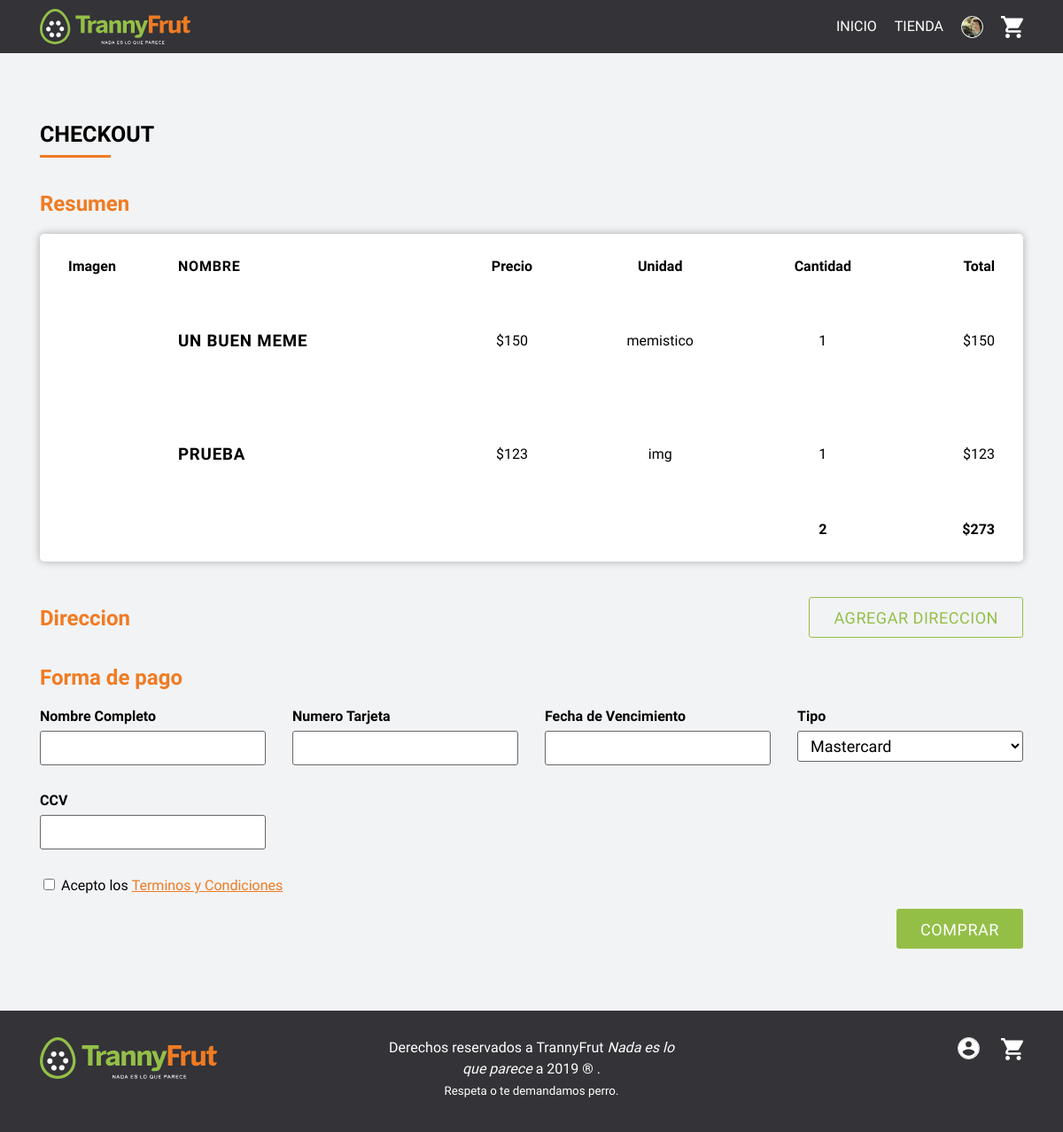
/app/checkout.php (signed in), run on an earlier commit of the app's database.
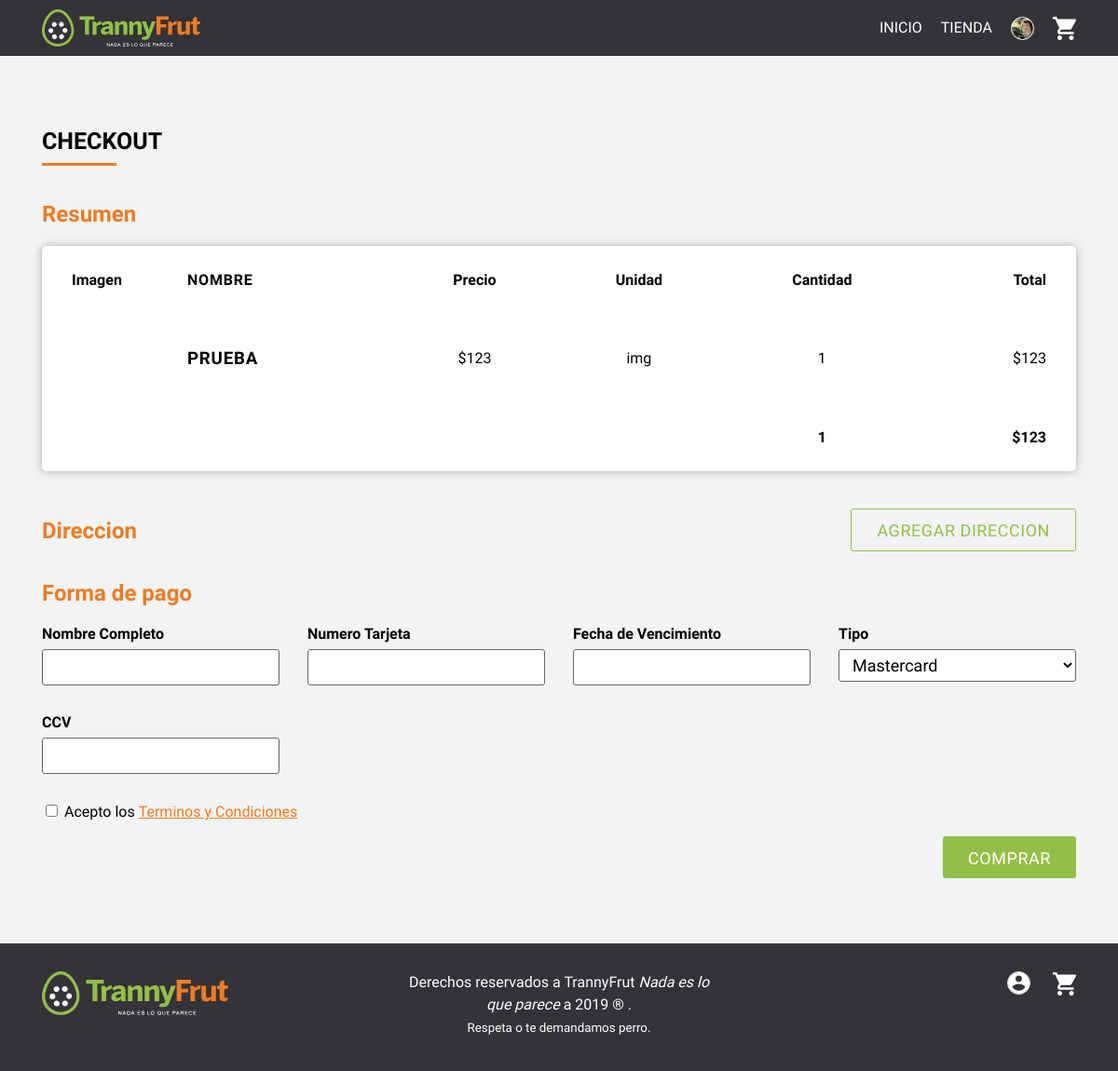
And on a later commit of the database.
### tables this page shows
CREATE TABLE `producto` (
  `id` int(11) NOT NULL,
  `imagen` text,
  `nombre` text,
  `descripcion` text,
  `precio` int(11) DEFAULT NULL,
  `unidad` text,
  `existencia` text,
  `fecha_creacion` timestamp NOT NULL DEFAULT CURRENT_TIMESTAMP,
  `imagenes` json DEFAULT NULL
);

### app/funciones-generales.php (called while the page is built, shortened)
<?php
  function get_single( $tipo, $id ){
    $bd = mysqli_connect("db","root","root", "main");
    $sql = "SELECT * FROM $tipo WHERE id = '$id'";
    $result = $bd->query($sql);
    if ($result->num_rows > 0) :
      while($row = $result->fetch_assoc()) :
        $res = $row;
      endwhile;
    else :
      $res = false;
    endif;
    return $res;
  }
?>

### app/checkout.php (the view, shortened to what this page needs)
<?php
  include('estructura/cabecera.php');
?>
<main class="carrito-page">
  <div class="container">
    <h1> Checkout </h1>
    <h2> Resumen </h2>
    <div class="carrito__wrapper">
      <table class="carrito">
          <tr >
            <th>
              Imagen
            </th>
            <th class="nombre">
              Nombre
            </th>
            <th>
              Precio
            </th>
            <th>
              Unidad
            </th>
            <th>
              Cantidad
            </th>
            <th>
              Total
            </th>
        </tr>
        <?php
          $items = json_decode($_SESSION['carrito']);
          $total = 0;
          $total_items = 0;
          foreach($items as $id => $cantidad) :
            $data = get_single('producto', $id);
            $nombre = $data['nombre'];
            $unidad = $data['unidad'];
            $precio = $data['precio'];
            $imagen = $data['imagen'];
            $total = $total + ( $cantidad * $precio );
            $total_items += $cantidad;
        ?>
          <tr class="carrito__item">
              <td class="imagen">
                <div class="img" style='background-image:url("<?php echo $imagen ?>")'></div>
              </td>
              <td class="nombre">
                <h3><?php echo $nombre; ?></h3>
              </td>
              <td class="precio">
                $<?php echo number_format($precio); ?>
              </td>
              <td class="unidad">
                <?php echo $unidad; ?>
              </td>
              <td class="cantidad">
                <?php echo $cantidad; ?>
              </td>
              <td class="total">
                $<?php echo number_format($precio * $cantidad); ?>
              </td>
          </tr>
        <?php
          endforeach;
        ?>
        <tr class="carrito__item carrito__totales">
            <td></td>
            <td></td>
            <td></td>
            <td></td>
            <td class="cantidad alinear-derecha">
              <?php echo $total_items; ?>
            </td>
            <td class="total">
              $<?php echo number_format($total); ?>
            </td>
        </tr>
      </table>
    </div>
    <form action="checkout.php" method="post">
    <div class="row">
      <div class="col-12 col-md-6">
        <h2> Direccion </h2>
      </div>
      <div class="col-12 col-md-6 alinear-derecha alinear-derecha--nosm">
        <a href="agregar_direccion.php?redirect=checkout" class="boton"> Agregar direccion </a>
      </div>
    </div>
    <div class="row">
      <div class="col-12">
        <h2> Forma de pago </h2>
      </div>
      <div class="col-12 col-sm-6 col-md-4 col-lg-3">
        <div class="input-group">
          <label> Nombre Completo </label>
          <input required type="text" class="nombre_tarjeta">
        </div>
      </div>
      <div class="col-12 col-sm-6 col-md-4 col-lg-3">
        <div class="input-group">
          <label> Numero Tarjeta </label>
          <input required type="number" class="numero_tarjeta">
        </div>
      </div>
      <div class="col-12 col-sm-6 col-md-4 col-lg-3">
        <div class="input-group">
          <label> Fecha de Vencimiento </label>
          <input required type="text" class="vence_tarjeta">
        </div>
      </div>
      <div class="col-12 col-sm-6 col-md-4 col-lg-3">
        <div class="input-group">
          <label> Tipo </label>
          <select required name="tipo_tarjeta">
            <option> Mastercard </option>
          </select>
        </div>
      </div>
      <div class="col-12 col-sm-6 col-md-4 col-lg-3">
        <div class="input-group">
          <label> CCV </label>
          <input required type="text" class="ccv_tarjeta">
        </div>
      </div>
    </div>
    <label> <input required type="checkbox" name="terminos"> Acepto los <a class="link" href="terminos.php"> Terminos y Condiciones </a></label>
    <div class="alinear-derecha alinear-derecha--nosm">
      <button class="boton boton-important"> Comprar </button>
    </div>
    </form>
  </div>
</main>
<?php
  include('estructura/pie.php');
?>

What changed in the data, as far as the page shows it:
no longer on this page (row edited): producto: nombre "UN BUEN MEME", precio "150", unidad "memistico", cantidad "1", $precio*$cantidad "150"
Also different on the page:
$total_items: "2" → "1"
$total: "273" → "123"
